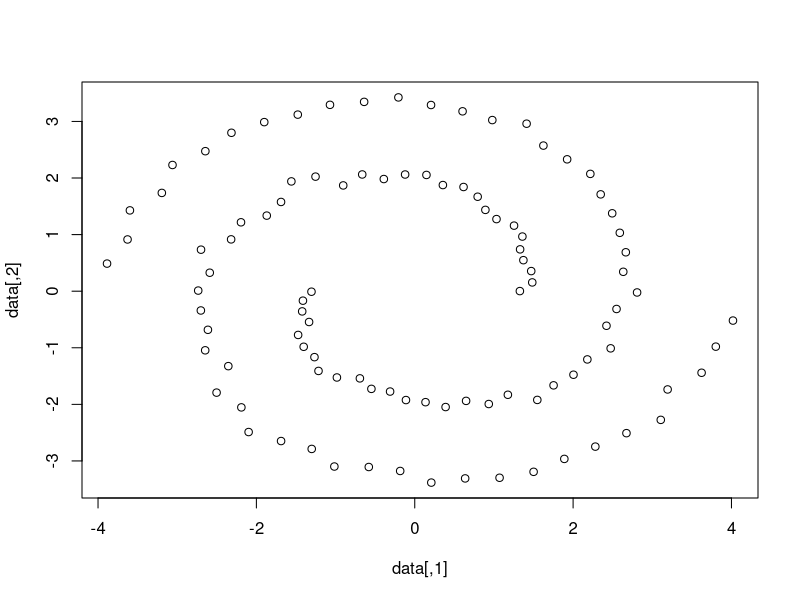

Reproduce this figure in R.
# simulated data with mlbench package

library(mlbench)
set.seed(1)
data<-mlbench.spirals(100,1,0.025) #argument is (# of points, # of cycles, std. dev.)
data=(data$x)*4
plot(data)

# ----------------------------------------------------------------------------------------------- #

# regular function in R

## compute similarity matrix ##

s <- function(x1, x2, alpha=1) {
  exp(- alpha * norm(as.matrix(x1-x2), type="F"))
}

similarity <- function(data, similarity) {
  N <- nrow(data)
  S <- matrix(rep(NA,N^2), ncol=N)
  for(i in 1:N) {
    for(j in 1:N) {
      S[i,j] <- similarity(data[i,], data[j,])
    }
  }
  S
}

S <- similarity(data, s)
S[1:8,1:8]

## affinity matrix ##

affinity <- function(S, n.neighboors=2) {
  N <- length(S[,1])
  
  if (n.neighboors >= N) {  # fully connected
    A <- S
  } else {
    A <- matrix(rep(0,N^2), ncol=N)
    for(i in 1:N) { # for each line
      # only connect to those points with larger similarity 
      best.similarities <- sort(S[i,], decreasing=TRUE)[1:n.neighboors]
      for (s in best.similarities) {
        j <- which(S[i,] == s)
        A[i,j] <- S[i,j]
        A[j,i] <- S[i,j] # to make an undirected graph, ie, the matrix becomes symmetric
      }
    }
  }
  A  
}

A <- affinity(S, 3)  # use 3 neighboors (includes self)
A[1:8,1:8]

## degree matrix ##

D <- diag(apply(A, 1, sum)) # sum rows
D[1:8,1:8]

## graph Laplacian ##

L <- D - A
round(L[1:12,1:12],1)

# ----------------------------------------------------------------------------------------------- #

# using kernlab package
